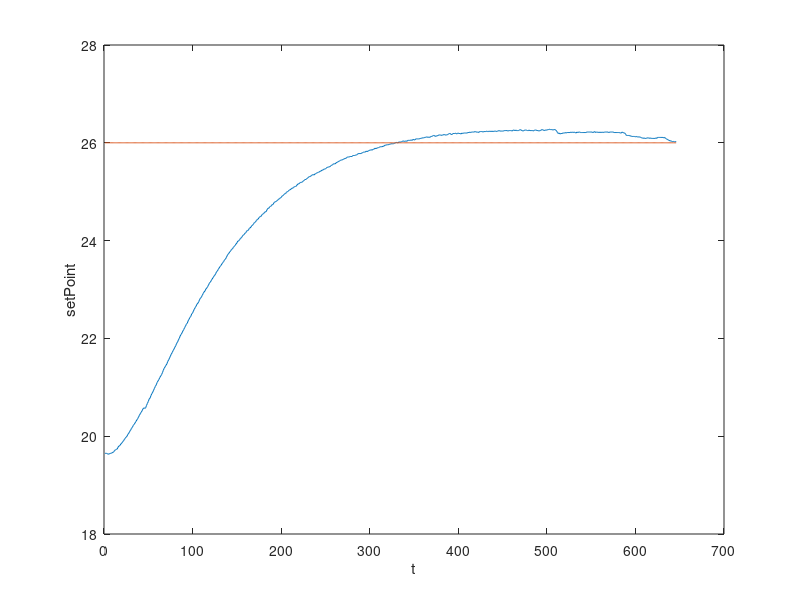
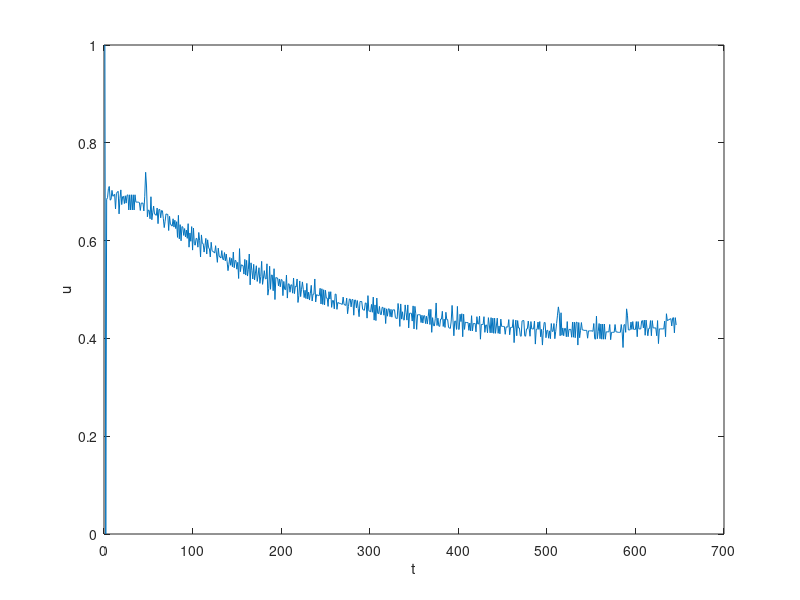
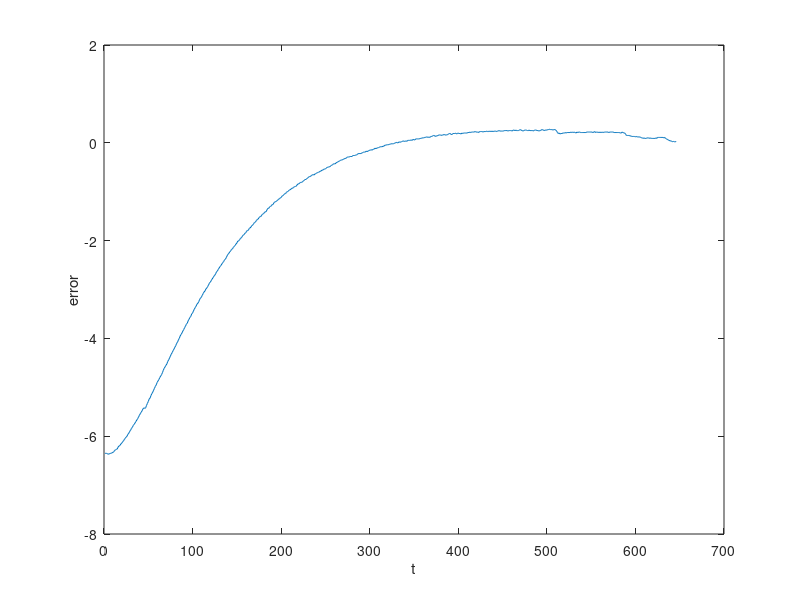

Write the MATLAB code that produced these figures, in order.
clc;
close all;
clear all;

%import data
data = importdata('results.txt');
temp = zeros(1,length(data)/3);
setPoint = zeros(1,length(data)/3);
duty = zeros(1,length(data)/3);
j = 1;
for i = 1:3:length(data)
    temp(j) = data(i);
    setPoint(j) = data(i + 1);
    duty(j) = data(i + 2);
    j = j + 1;
end

%set Tolerance
tolerance = 5;

%calculating u and error
u = duty/999.0;
error = temp - setPoint;
t = 1:1:length(temp);


overshoot = max(temp) - setPoint(1);
relativeOvershoot = (overshoot/setPoint(1))*100;
potentialRegulation = 0;
boolean = 0;
for i = 1:1:length(temp)
    if ((((abs(temp(i) - setPoint(i))/setPoint(i)) * 100)) < tolerance) & boolean == 0
        boolean = 1;
        potentialRegulation = t(i);
    elseif boolean == 1 & ((((abs(temp(i) - setPoint(i))/setPoint(i)) * 100)) > tolerance)
        boolean = 0;
    end
end
regulationCost = sum(u.*u);

%plots
figure;
plot(t,temp);
xlabel('t');
ylabel('temperature');
hold on;
plot(t,setPoint);
xlabel('t');
ylabel('setPoint');
figure;
plot(t,u)
xlabel('t');
ylabel('u');
figure;
plot(t,error)
xlabel('t');
ylabel('error');